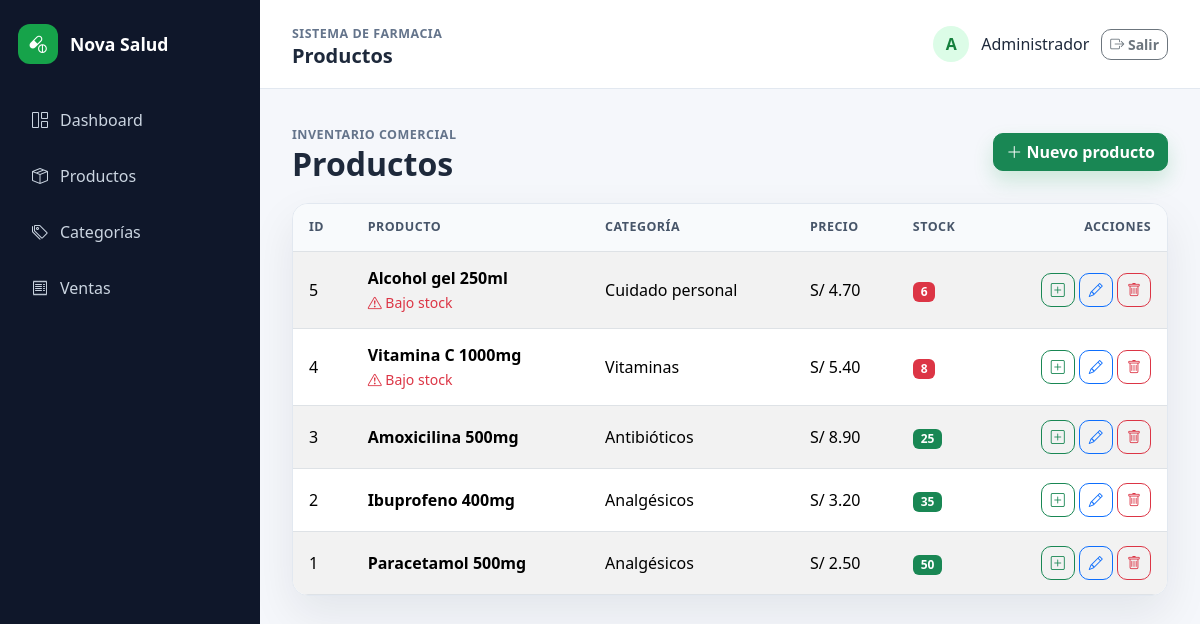
The app's page /public/index.php?url=products (signed in) with its own data.
### tables this page shows
CREATE TABLE products (
    id INT AUTO_INCREMENT PRIMARY KEY,
    name VARCHAR(150) NOT NULL,
    price DECIMAL(10,2) NOT NULL,
    stock INT NOT NULL DEFAULT 0,
    category_id INT NOT NULL,
    created_at TIMESTAMP DEFAULT CURRENT_TIMESTAMP,
    updated_at TIMESTAMP DEFAULT CURRENT_TIMESTAMP ON UPDATE CURRENT_TIMESTAMP,
    CONSTRAINT fk_products_category
        FOREIGN KEY (category_id) REFERENCES categories(id)
        ON UPDATE CASCADE
        ON DELETE RESTRICT
);

CREATE TABLE categories (
    id INT AUTO_INCREMENT PRIMARY KEY,
    name VARCHAR(100) NOT NULL UNIQUE,
    created_at TIMESTAMP DEFAULT CURRENT_TIMESTAMP
);

### core/Controller.php (called while the page is built, shortened)
<?php
class Controller
{
    protected function view(string $view, array $data = []): void
    {
        extract($data);
        require_once __DIR__ . '/../views/layouts/header.php';
        require_once __DIR__ . '/../views/' . $view . '.php';
        require_once __DIR__ . '/../views/layouts/footer.php';
    }
}

### controllers/ProductController.php (called while the page is built, shortened)
<?php
class ProductController extends Controller
{
    private Product $productModel;
    private Category $categoryModel;
    public function __construct()
    {
        $this->productModel = new Product();
        $this->categoryModel = new Category();
    }
    public function index(): void
    {
        $this->view('products/index', [
            'title' => 'Productos',
            'products' => $this->productModel->all(),
            'categories' => $this->categoryModel->all(),
        ]);
    }
}

### public/index.php (called while the page is built, shortened)
<?php
require_once __DIR__ . '/../core/helpers.php';
require_once __DIR__ . '/../core/Controller.php';
require_once __DIR__ . '/../core/Auth.php';
require_once __DIR__ . '/../controllers/DashboardController.php';
require_once __DIR__ . '/../controllers/ProductController.php';
$routes = [
    '' => [AuthController::class, 'login'],
    'login' => [AuthController::class, 'login'],
    'authenticate' => [AuthController::class, 'authenticate'],
    'logout' => [AuthController::class, 'logout'],
    'dashboard' => [DashboardController::class, 'index'],
    'products' => [ProductController::class, 'index'],
    'products/create' => [ProductController::class, 'create'],
    'products/store' => [ProductController::class, 'store'],
    'products/edit' => [ProductController::class, 'edit'],
    'products/update' => [ProductController::class, 'update'],
    'products/updateStock' => [ProductController::class, 'updateStock'],
    'products/delete' => [ProductController::class, 'delete'],
    'categories' => [CategoryController::class, 'index'],
    'categories/create' => [CategoryController::class, 'create'],
    'categories/store' => [CategoryController::class, 'store'],
    'categories/edit' => [CategoryController::class, 'edit'],
    'categories/update' => [CategoryController::class, 'update'],
    'categories/delete' => [CategoryController::class, 'delete'],
    'sales' => [SaleController::class, 'index'],
    'sales/create' => [SaleController::class, 'create'],
    'sales/store' => [SaleController::class, 'store'],
];
$path = trim($_GET['url'] ?? '', '/');
$params = [];
[$controllerClass, $method] = $routes[$path];
$controller = new $controllerClass();
$controller->$method(...$params);

### core/Auth.php (called while the page is built, shortened)
<?php
class Auth
{
    public static function check(): bool
    {
        return isset($_SESSION['user']);
    }
    public static function user(): ?array
    {
        return $_SESSION['user'] ?? null;
    }
}

### core/helpers.php (called while the page is built, shortened)
<?php
function url(string $path = ''): string
{
    $base = BASE_URL === '' ? '' : BASE_URL;
    return $base . '/index.php' . ($path !== '' ? '?url=' . trim($path, '/') : '');
}
function e(string $value): string
{
    return htmlspecialchars($value, ENT_QUOTES, 'UTF-8');
}
function money(float|string $value): string
{
    return number_format((float) $value, 2);
}

### models/Product.php (called while the page is built, shortened)
<?php
class Product extends Model
{
    public function all(): array
    {
        $sql = 'SELECT products.*, categories.name AS category_name
                FROM products
                INNER JOIN categories ON categories.id = products.category_id
                ORDER BY products.id DESC';
        return $this->db->query($sql)->fetchAll();
    }
}

### views/products/index.php (the view, shortened to what this page needs)
<div class="page-heading">
    <div>
        <span class="eyebrow">Inventario comercial</span>
        <h2>Productos</h2>
    </div>
    <button type="button" class="btn btn-success btn-action" data-bs-toggle="modal" data-bs-target="#createProductModal">
        <i class="bi bi-plus-lg"></i> Nuevo producto
    </button>
</div>
<div class="panel-card">
    <div class="table-responsive">
        <table class="table table-striped table-hover align-middle mb-0 modern-table">
            <thead>
            <tr>
                <th>ID</th>
                <th>Producto</th>
                <th>Categoría</th>
                <th>Precio</th>
                <th>Stock</th>
                <th class="text-end">Acciones</th>
            </tr>
            </thead>
            <tbody id="productsTableBody"
                   data-update-url="<?= url('products/update') ?>"
                   data-delete-url="<?= url('products/delete') ?>"
                   data-update-stock-url="<?= url('products/updateStock') ?>">
            <?php foreach ($products as $product): ?>
                <tr data-product-id="<?= (int) $product['id'] ?>"
                    data-name="<?= e($product['name']) ?>"
                    data-price="<?= e((string) $product['price']) ?>"
                    data-stock="<?= (int) $product['stock'] ?>"
                    data-category-id="<?= (int) $product['category_id'] ?>">
                    <td><?= (int) $product['id'] ?></td>
                    <td>
                        <div class="fw-semibold"><?= e($product['name']) ?></div>
                        <?php if ((int) $product['stock'] < 10): ?>
                            <small class="text-danger"><i class="bi bi-exclamation-triangle"></i> Bajo stock</small>
                        <?php endif; ?>
                    </td>
                    <td><?= e($product['category_name']) ?></td>
                    <td>S/ <?= money($product['price']) ?></td>
                    <td>
                        <?php if ((int) $product['stock'] < 10): ?>
                            <span class="badge text-bg-danger"><?= (int) $product['stock'] ?></span>
                        <?php else: ?>
                            <span class="badge text-bg-success"><?= (int) $product['stock'] ?></span>
                        <?php endif; ?>
                    </td>
                    <td class="text-end">
                        <button type="button" class="btn btn-sm btn-outline-success btn-icon js-restock-product" data-bs-toggle="modal" data-bs-target="#stockProductModal" title="Reabastecer">
                            <i class="bi bi-plus-square"></i>
                        </button>
                        <button type="button" class="btn btn-sm btn-outline-primary btn-icon js-edit-product" data-bs-toggle="modal" data-bs-target="#editProductModal" title="Editar">
                            <i class="bi bi-pencil"></i>
                        </button>
                        <form method="post" action="<?= url('products/delete') ?>" class="d-inline ajax-delete-product">
                            <button type="submit" class="btn btn-sm btn-outline-danger btn-icon" title="Eliminar">
                                <i class="bi bi-trash"></i>
                            </button>
                        </form>
                    </td>
                </tr>
            <?php endforeach; ?>
            </tbody>
        </table>
    </div>
</div>

### views/layouts/header.php (shortened to what this page needs)
<?php
$user = Auth::user();
$assetBase = BASE_URL === '' ? '' : BASE_URL;
?>
<!doctype html>
<html lang="es">
<head>
    <link href="https://cdn.jsdelivr.net/npm/bootstrap@5.3.3/dist/css/bootstrap.min.css" rel="stylesheet">
    <link href="https://cdn.jsdelivr.net/npm/bootstrap-icons@1.11.3/font/bootstrap-icons.min.css" rel="stylesheet">
    <link href="<?= $assetBase ?>/css/style.css" rel="stylesheet">
</head>
<body>
<?php if ($user): ?>
<div class="app-shell">
    <aside class="app-sidebar">
        <a class="brand" href="<?= url('dashboard') ?>">
            <span class="brand-mark"><i class="bi bi-capsule-pill"></i></span>
            <span><?= APP_NAME ?></span>
        </a>
        <nav class="sidebar-nav">
            <a href="<?= url('dashboard') ?>"><i class="bi bi-grid-1x2"></i> Dashboard</a>
            <a href="<?= url('products') ?>"><i class="bi bi-box-seam"></i> Productos</a>
            <a href="<?= url('categories') ?>"><i class="bi bi-tags"></i> Categorías</a>
            <a href="<?= url('sales') ?>"><i class="bi bi-receipt"></i> Ventas</a>
        </nav>
    </aside>
    <div class="app-content">
        <header class="topbar">
            <div>
                <span class="eyebrow">Sistema de farmacia</span>
                <h1><?= e($title ?? APP_NAME) ?></h1>
            </div>
            <div class="user-menu">
                <span class="user-avatar"><?= e(strtoupper(substr($user['name'], 0, 1))) ?></span>
                <span class="d-none d-sm-inline"><?= e($user['name']) ?></span>
                <a class="btn btn-outline-secondary btn-sm" href="<?= url('logout') ?>">
                    <i class="bi bi-box-arrow-right"></i> Salir
                </a>
            </div>
        </header>
        <main class="page fade-in">
<?php else: ?>
    <main class="auth-page fade-in">
<?php endif; ?>

### views/layouts/footer.php (shortened to what this page needs)
        </main>
<?php if (Auth::check()): ?>
    </div>
</div>
<?php endif; ?>
</body>
</html>

### public/css/style.css (style rules this page uses)
:root { --primary: #16a34a; --primary-dark: #15803d; --sidebar: #0f172a; --muted: #64748b; --surface: #ffffff; --background: #f5f7fb; --border: #e2e8f0; }
body { min-height: 100vh; background: var(--background); color: #1e293b; }
.app-shell { display: flex; min-height: 100vh; }
.app-sidebar { position: sticky; top: 0; width: 260px; height: 100vh; padding: 24px 18px; background: var(--sidebar); color: #fff; }
.brand { display: flex; align-items: center; gap: 12px; color: #fff; font-size: 1.1rem; font-weight: 800; text-decoration: none; margin-bottom: 32px; }
.brand-mark { display: inline-grid; place-items: center; width: 40px; height: 40px; border-radius: 12px; background: var(--primary); }
.sidebar-nav { display: grid; gap: 8px; }
.sidebar-nav a { display: flex; align-items: center; gap: 12px; padding: 12px 14px; border-radius: 12px; color: #cbd5e1; text-decoration: none; transition: background .2s ease, color .2s ease, transform .2s ease; }
.app-content { flex: 1; min-width: 0; }
.topbar { display: flex; align-items: center; justify-content: space-between; gap: 16px; padding: 20px 32px; background: rgba(255, 255, 255, .92); border-bottom: 1px solid var(--border); backdrop-filter: blur(10px); }
.topbar h1 { margin: 0; font-size: 1.25rem; font-weight: 800; }
.eyebrow { color: var(--muted); font-size: .78rem; font-weight: 700; letter-spacing: .04em; text-transform: uppercase; }
.user-menu { display: flex; align-items: center; gap: 12px; }
.user-avatar { display: inline-grid; place-items: center; width: 36px; height: 36px; border-radius: 50%; background: #dcfce7; color: var(--primary-dark); font-weight: 800; }
.page { padding: 32px; }
.page-heading { display: flex; align-items: center; justify-content: space-between; gap: 16px; margin-bottom: 20px; }
.page-heading h2 { margin: 0; font-weight: 800; }
.panel-card, .stat-card { background: var(--surface); border: 1px solid var(--border); border-radius: 16px; box-shadow: 0 18px 45px rgba(15, 23, 42, .08); overflow: hidden; }
.modern-table thead th { padding: 14px 16px; background: #f8fafc; color: #475569; font-size: .78rem; letter-spacing: .04em; text-transform: uppercase; }
.modern-table tbody td { padding: 14px 16px; }
.btn { border-radius: 10px; font-weight: 700; transition: transform .18s ease, box-shadow .18s ease; }
.btn-action { box-shadow: 0 10px 20px rgba(22, 163, 74, .18); }
.btn-icon { display: inline-grid; place-items: center; width: 34px; height: 34px; padding: 0; }
.fade-in { animation: fadeIn .28s ease; }

### records on screen
products: id "5", name "Alcohol gel 250ml", shows "Bajo stock", category.name "Cuidado personal", price "4.70", stock "6"
products: id "4", name "Vitamina C 1000mg", shows "Bajo stock", category.name "Vitaminas", price "5.40", stock "8"
products: id "3", name "Amoxicilina 500mg", category.name "Antibióticos", price "8.90", stock "25"
products: id "2", name "Ibuprofeno 400mg", category.name "Analgésicos", price "3.20", stock "35"
products: id "1", name "Paracetamol 500mg", category.name "Analgésicos", price "2.50", stock "50"

### other values on screen
APP_NAME "Nova Salud"
$title "Productos"
substr($user['name'], 0, 1) "A"
$user['name'] "Administrador"
